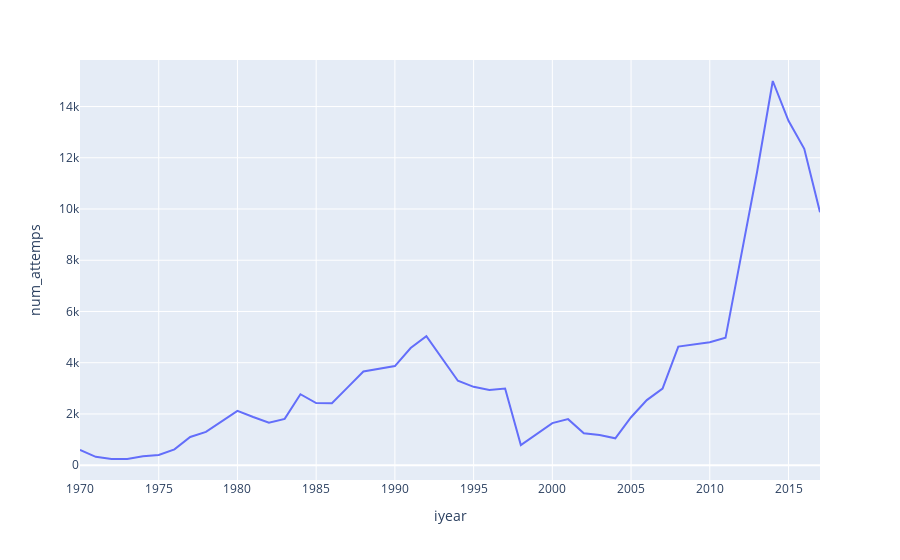

Write notebook code for a chart like this one.
### Markdown cell above
## Incidents and casualties

### Code cell
fig = px.line(df_casualties, x="iyear", y="num_attemps")
fig.show()

### Figure 1 — Plotly figure (JSON) as saved in the notebook; plotly's stock layout.template omitted (floating-point values rounded to 4 significant figures)
{"data": [{"hovertemplate": "iyear=%{x}<br>num_attemps=%{y}<extra></extra>", "legendgroup": "", "line": {"color": "#636efa", "dash": "solid"}, "marker": {"symbol": "circle"}, "mode": "lines", "name": "", "orientation": "v", "showlegend": false, "type": "scatter", "x": [1970, 1971, 1972, 1973, 1974, 1975, 1976, 1977, 1978, 1980, 1981, 1982, 1983, 1984, 1985, 1986, 1987, 1988, 1990, 1991, 1992, 1994, 1995, 1996, 1997, 1998, 2000, 2001, 2002, 2003, 2004, 2005, 2006, 2007, 2008, 2010, 2011, 2012, 2013, 2014, 2015, 2016, 2017], "xaxis": "x", "y": [598, 326, 241, 244, 347, 395, 618, 1100, 1297, 2121, 1879, 1655, 1806, 2769, 2423, 2420, 3036, 3657, 3867, 4574, 5034, 3297, 3058, 2935, 2994, 782, 1644, 1797, 1246, 1174, 1050, 1871, 2541, 2993, 4628, 4796, 4971, 8144, 11436, 14997, 13443, 12352, 9877], "yaxis": "y"}], "layout": {"legend": {"tracegroupgap": 0}, "margin": {"t": 60}, "xaxis": {"anchor": "y", "domain": [0, 1], "title": {"text": "iyear"}}, "yaxis": {"anchor": "x", "domain": [0, 1], "title": {"text": "num_attemps"}}}}
